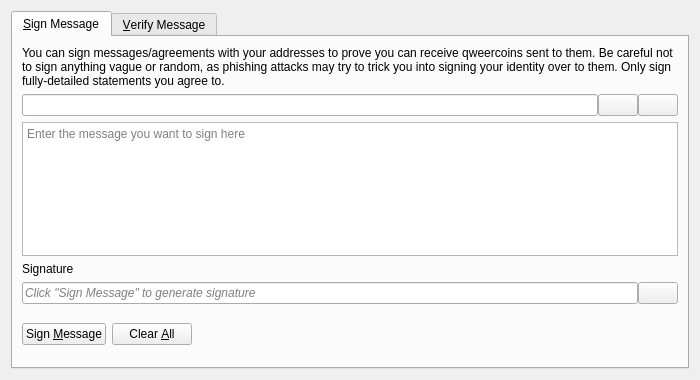
<?xml version="1.0" encoding="UTF-8"?>
<ui version="4.0">
 <class>SignVerifyMessageDialog</class>
 <widget class="QDialog" name="SignVerifyMessageDialog">
  <property name="geometry">
   <rect>
    <x>0</x>
    <y>0</y>
    <width>700</width>
    <height>380</height>
   </rect>
  </property>
  <property name="windowTitle">
   <string>Signatures - Sign / Verify a Message</string>
  </property>
  <property name="modal">
   <bool>true</bool>
  </property>
  <layout class="QVBoxLayout" name="verticalLayout">
   <item>
    <widget class="QTabWidget" name="tabWidget">
     <property name="currentIndex">
      <number>0</number>
     </property>
     <widget class="QWidget" name="tabSignMessage">
      <attribute name="title">
       <string>&amp;Sign Message</string>
      </attribute>
      <layout class="QVBoxLayout" name="verticalLayout_SM">
       <item>
        <widget class="QLabel" name="infoLabel_SM">
         <property name="text">
          <string>You can sign messages/agreements with your addresses to prove you can receive qweercoins sent to them. Be careful not to sign anything vague or random, as phishing attacks may try to trick you into signing your identity over to them. Only sign fully-detailed statements you agree to.</string>
         </property>
         <property name="textFormat">
          <enum>Qt::PlainText</enum>
         </property>
         <property name="wordWrap">
          <bool>true</bool>
         </property>
        </widget>
       </item>
       <item>
        <layout class="QHBoxLayout" name="horizontalLayout_1_SM">
         <property name="spacing">
          <number>0</number>
         </property>
         <item>
          <widget class="QValidatedLineEdit" name="addressIn_SM">
           <property name="toolTip">
            <string>The Qweercoin address to sign the message with</string>
           </property>
          </widget>
         </item>
         <item>
          <widget class="QPushButton" name="addressBookButton_SM">
           <property name="toolTip">
            <string>Choose previously used address</string>
           </property>
           <property name="text">
            <string/>
           </property>
           <property name="icon">
            <iconset resource="../qweercoin.qrc">
             <normaloff>:/icons/address-book</normaloff>:/icons/address-book</iconset>
           </property>
           <property name="shortcut">
            <string>Alt+A</string>
           </property>
           <property name="autoDefault">
            <bool>false</bool>
           </property>
          </widget>
         </item>
         <item>
          <widget class="QPushButton" name="pasteButton_SM">
           <property name="toolTip">
            <string>Paste address from clipboard</string>
           </property>
           <property name="text">
            <string/>
           </property>
           <property name="icon">
            <iconset resource="../qweercoin.qrc">
             <normaloff>:/icons/editpaste</normaloff>:/icons/editpaste</iconset>
           </property>
           <property name="shortcut">
            <string>Alt+P</string>
           </property>
           <property name="autoDefault">
            <bool>false</bool>
           </property>
          </widget>
         </item>
        </layout>
       </item>
       <item>
        <widget class="QPlainTextEdit" name="messageIn_SM">
         <property name="toolTip">
          <string>Enter the message you want to sign here</string>
         </property>
         <property name="placeholderText">
          <string>Enter the message you want to sign here</string>
         </property>
        </widget>
       </item>
       <item>
        <widget class="QLabel" name="signatureLabel_SM">
         <property name="text">
          <string>Signature</string>
         </property>
         <property name="textFormat">
          <enum>Qt::PlainText</enum>
         </property>
        </widget>
       </item>
       <item>
        <layout class="QHBoxLayout" name="horizontalLayout_2_SM">
         <property name="spacing">
          <number>0</number>
         </property>
         <item>
          <widget class="QLineEdit" name="signatureOut_SM">
           <property name="placeholderText">
            <string>Click "Sign Message" to generate signature</string>
           </property>
           <property name="font">
            <font>
             <italic>true</italic>
            </font>
           </property>
           <property name="readOnly">
            <bool>true</bool>
           </property>
          </widget>
         </item>
         <item>
          <widget class="QPushButton" name="copySignatureButton_SM">
           <property name="toolTip">
            <string>Copy the current signature to the system clipboard</string>
           </property>
           <property name="text">
            <string/>
           </property>
           <property name="icon">
            <iconset resource="../qweercoin.qrc">
             <normaloff>:/icons/editcopy</normaloff>:/icons/editcopy</iconset>
           </property>
           <property name="autoDefault">
            <bool>false</bool>
           </property>
          </widget>
         </item>
        </layout>
       </item>
       <item>
        <layout class="QHBoxLayout" name="horizontalLayout_3_SM">
         <item>
          <widget class="QPushButton" name="signMessageButton_SM">
           <property name="toolTip">
            <string>Sign the message to prove you own this Qweercoin address</string>
           </property>
           <property name="text">
            <string>Sign &amp;Message</string>
           </property>
           <property name="icon">
            <iconset resource="../qweercoin.qrc">
             <normaloff>:/icons/edit</normaloff>:/icons/edit</iconset>
           </property>
           <property name="autoDefault">
            <bool>false</bool>
           </property>
          </widget>
         </item>
         <item>
          <widget class="QPushButton" name="clearButton_SM">
           <property name="toolTip">
            <string>Reset all sign message fields</string>
           </property>
           <property name="text">
            <string>Clear &amp;All</string>
           </property>
           <property name="icon">
            <iconset resource="../qweercoin.qrc">
             <normaloff>:/icons/remove</normaloff>:/icons/remove</iconset>
           </property>
           <property name="autoDefault">
            <bool>false</bool>
           </property>
          </widget>
         </item>
         <item>
          <spacer name="horizontalSpacer_1_SM">
           <property name="orientation">
            <enum>Qt::Horizontal</enum>
           </property>
           <property name="sizeHint" stdset="0">
            <size>
             <width>40</width>
             <height>48</height>
            </size>
           </property>
          </spacer>
         </item>
         <item>
          <widget class="QLabel" name="statusLabel_SM">
           <property name="font">
            <font>
             <weight>75</weight>
             <bold>true</bold>
            </font>
           </property>
           <property name="text">
            <string/>
           </property>
           <property name="wordWrap">
            <bool>true</bool>
           </property>
          </widget>
         </item>
         <item>
          <spacer name="horizontalSpacer_2_SM">
           <property name="orientation">
            <enum>Qt::Horizontal</enum>
           </property>
           <property name="sizeHint" stdset="0">
            <size>
             <width>40</width>
             <height>48</height>
            </size>
           </property>
          </spacer>
         </item>
        </layout>
       </item>
      </layout>
     </widget>
     <widget class="QWidget" name="tabVerifyMessage">
      <attribute name="title">
       <string>&amp;Verify Message</string>
      </attribute>
      <layout class="QVBoxLayout" name="verticalLayout_VM">
       <item>
        <widget class="QLabel" name="infoLabel_VM">
         <property name="text">
          <string>Enter the receiver's address, message (ensure you copy line breaks, spaces, tabs, etc. exactly) and signature below to verify the message. Be careful not to read more into the signature than what is in the signed message itself, to avoid being tricked by a man-in-the-middle attack. Note that this only proves the signing party receives with the address, it cannot prove sendership of any transaction!</string>
         </property>
         <property name="textFormat">
          <enum>Qt::PlainText</enum>
         </property>
         <property name="alignment">
          <set>Qt::AlignLeading|Qt::AlignLeft|Qt::AlignTop</set>
         </property>
         <property name="wordWrap">
          <bool>true</bool>
         </property>
        </widget>
       </item>
       <item>
        <layout class="QHBoxLayout" name="horizontalLayout_1_VM">
         <property name="spacing">
          <number>0</number>
         </property>
         <item>
          <widget class="QValidatedLineEdit" name="addressIn_VM">
           <property name="toolTip">
            <string>The Qweercoin address the message was signed with</string>
           </property>
          </widget>
         </item>
         <item>
          <widget class="QPushButton" name="addressBookButton_VM">
           <property name="toolTip">
            <string>Choose previously used address</string>
           </property>
           <property name="text">
            <string/>
           </property>
           <property name="icon">
            <iconset resource="../qweercoin.qrc">
             <normaloff>:/icons/address-book</normaloff>:/icons/address-book</iconset>
           </property>
           <property name="shortcut">
            <string>Alt+A</string>
           </property>
           <property name="autoDefault">
            <bool>false</bool>
           </property>
          </widget>
         </item>
        </layout>
       </item>
       <item>
        <widget class="QPlainTextEdit" name="messageIn_VM">
          <property name="toolTip">
            <string>The signed message to verify</string>
          </property>
          <property name="placeholderText">
            <string>The signed message to verify</string>
          </property>
        </widget>
       </item>
       <item>
        <widget class="QValidatedLineEdit" name="signatureIn_VM">
          <property name="toolTip">
            <string>The signature given when the message was signed</string>
          </property>
          <property name="placeholderText">
            <string>The signature given when the message was signed</string>
          </property>
        </widget>
       </item>
       <item>
        <layout class="QHBoxLayout" name="horizontalLayout_2_VM">
         <item>
          <widget class="QPushButton" name="verifyMessageButton_VM">
           <property name="toolTip">
            <string>Verify the message to ensure it was signed with the specified Qweercoin address</string>
           </property>
           <property name="text">
            <string>Verify &amp;Message</string>
           </property>
           <property name="icon">
            <iconset resource="../qweercoin.qrc">
             <normaloff>:/icons/transaction_0</normaloff>:/icons/transaction_0</iconset>
           </property>
           <property name="autoDefault">
            <bool>false</bool>
           </property>
          </widget>
         </item>
         <item>
          <widget class="QPushButton" name="clearButton_VM">
           <property name="toolTip">
            <string>Reset all verify message fields</string>
           </property>
           <property name="text">
            <string>Clear &amp;All</string>
           </property>
           <property name="icon">
            <iconset resource="../qweercoin.qrc">
             <normaloff>:/icons/remove</normaloff>:/icons/remove</iconset>
           </property>
           <property name="autoDefault">
            <bool>false</bool>
           </property>
          </widget>
         </item>
         <item>
          <spacer name="horizontalSpacer_1_VM">
           <property name="orientation">
            <enum>Qt::Horizontal</enum>
           </property>
           <property name="sizeHint" stdset="0">
            <size>
             <width>40</width>
             <height>48</height>
            </size>
           </property>
          </spacer>
         </item>
         <item>
          <widget class="QLabel" name="statusLabel_VM">
           <property name="font">
            <font>
             <weight>75</weight>
             <bold>true</bold>
            </font>
           </property>
           <property name="text">
            <string/>
           </property>
           <property name="wordWrap">
            <bool>true</bool>
           </property>
          </widget>
         </item>
         <item>
          <spacer name="horizontalSpacer_2_VM">
           <property name="orientation">
            <enum>Qt::Horizontal</enum>
           </property>
           <property name="sizeHint" stdset="0">
            <size>
             <width>40</width>
             <height>48</height>
            </size>
           </property>
          </spacer>
         </item>
        </layout>
       </item>
      </layout>
     </widget>
    </widget>
   </item>
  </layout>
 </widget>
 <customwidgets>
  <customwidget>
   <class>QValidatedLineEdit</class>
   <extends>QLineEdit</extends>
   <header>qt/qvalidatedlineedit.h</header>
  </customwidget>
 </customwidgets>
 <resources>
  <include location="../qweercoin.qrc"/>
 </resources>
 <connections/>
</ui>
